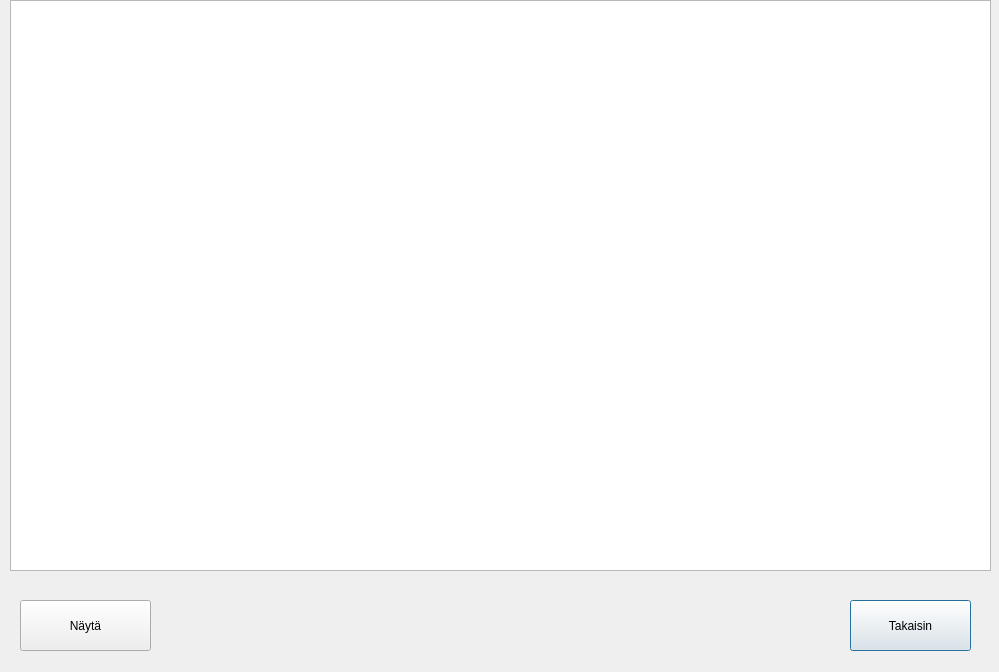
<?xml version="1.0" encoding="UTF-8"?>
<ui version="4.0">
 <class>Tilitapahtumat</class>
 <widget class="QDialog" name="Tilitapahtumat">
  <property name="geometry">
   <rect>
    <x>0</x>
    <y>0</y>
    <width>999</width>
    <height>672</height>
   </rect>
  </property>
  <property name="windowTitle">
   <string>Dialog</string>
  </property>
  <widget class="QTableView" name="tableView">
   <property name="geometry">
    <rect>
     <x>10</x>
     <y>0</y>
     <width>981</width>
     <height>571</height>
    </rect>
   </property>
  </widget>
  <widget class="QPushButton" name="pushButton_Takaisin">
   <property name="geometry">
    <rect>
     <x>850</x>
     <y>600</y>
     <width>121</width>
     <height>51</height>
    </rect>
   </property>
   <property name="text">
    <string>Takaisin</string>
   </property>
  </widget>
  <widget class="QPushButton" name="pushButton_nayta">
   <property name="geometry">
    <rect>
     <x>20</x>
     <y>600</y>
     <width>131</width>
     <height>51</height>
    </rect>
   </property>
   <property name="text">
    <string>Näytä</string>
   </property>
  </widget>
 </widget>
 <resources/>
 <connections/>
</ui>
